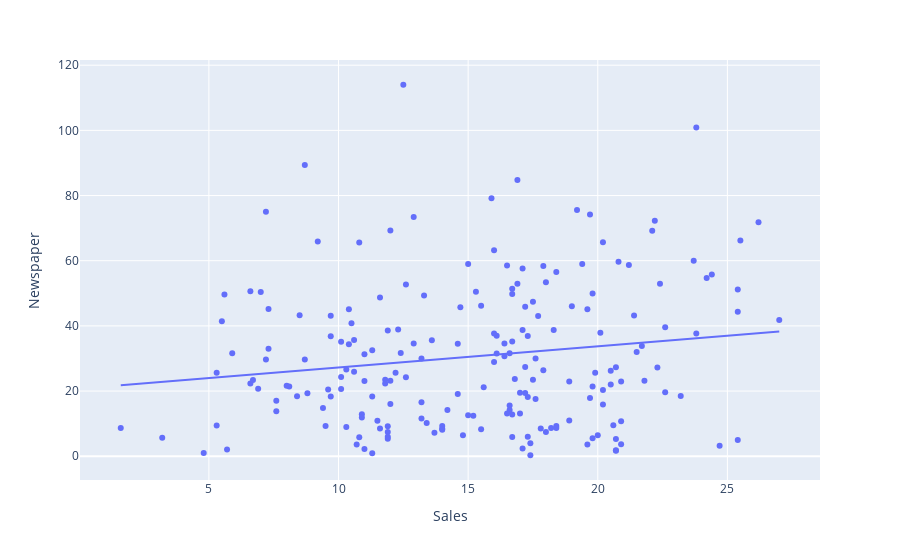

Notebook cell for this chart:
### Markdown cell above
newspapers and units sold

### Code cell
figure = px.scatter(df, x= "Sales", y= "Newspaper", trendline= "ols")
figure.show()

### Figure 1 — Plotly figure (JSON) as saved in the notebook; plotly's stock layout.template omitted (floating-point values rounded to 4 significant figures; data arrays with more than 128 entries replaced by an {"elided": "..."} marker saying what was removed)
{"data": [{"hovertemplate": "Sales=%{x}<br>Newspaper=%{y}<extra></extra>", "legendgroup": "", "marker": {"color": "#636efa", "symbol": "circle"}, "mode": "markers", "name": "", "orientation": "v", "showlegend": false, "type": "scatter", "x": {"elided": "200 float values"}, "xaxis": "x", "y": {"elided": "200 float values"}, "yaxis": "y"}, {"hovertemplate": "<b>OLS trendline</b><br>Newspaper = 0.651064 * Sales + 20.7031<br>R<sup>2</sup>=0.024951<br><br>Sales=%{x}<br>Newspaper=%{y} <b>(trend)</b><extra></extra>", "legendgroup": "", "marker": {"color": "#636efa", "symbol": "circle"}, "mode": "lines", "name": "", "showlegend": false, "type": "scatter", "x": {"elided": "200 float values"}, "xaxis": "x", "y": {"elided": "200 float values"}, "yaxis": "y"}], "layout": {"legend": {"tracegroupgap": 0}, "margin": {"t": 60}, "xaxis": {"anchor": "y", "domain": [0, 1], "title": {"text": "Sales"}}, "yaxis": {"anchor": "x", "domain": [0, 1], "title": {"text": "Newspaper"}}}}
